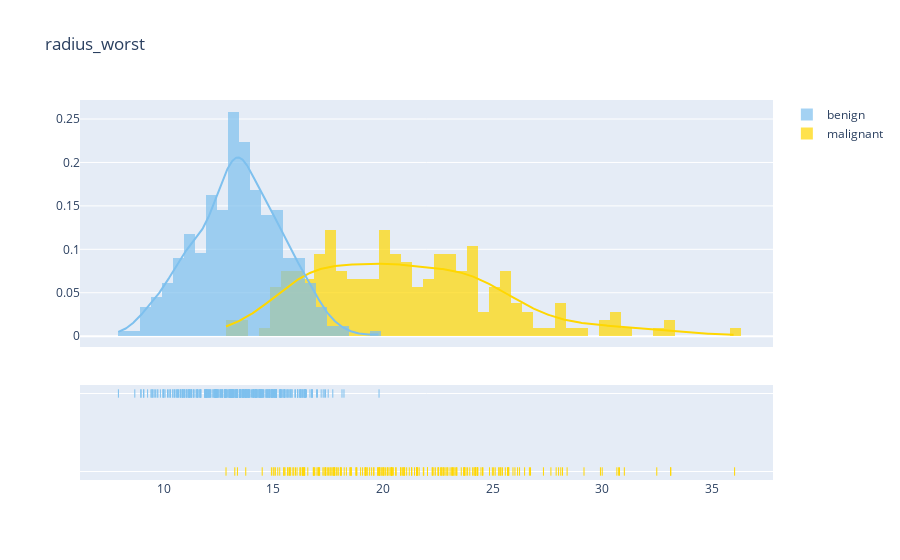
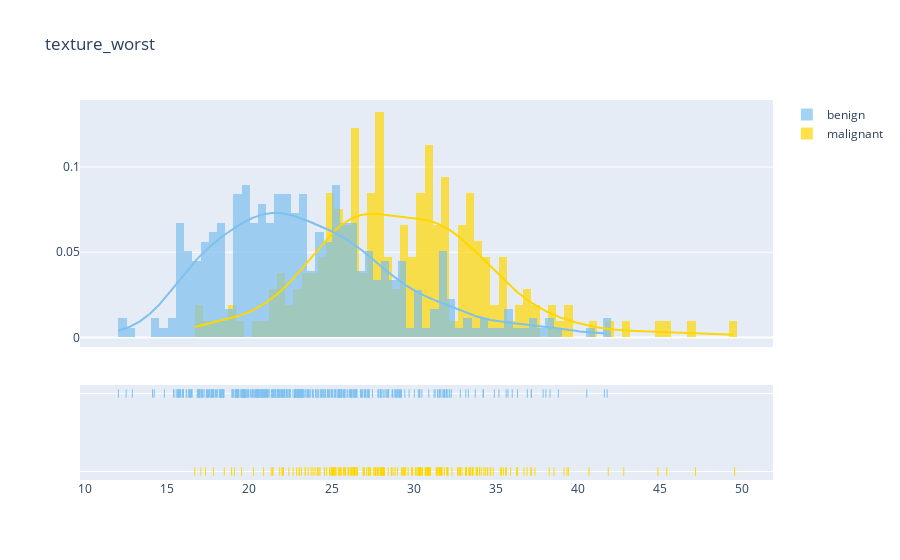
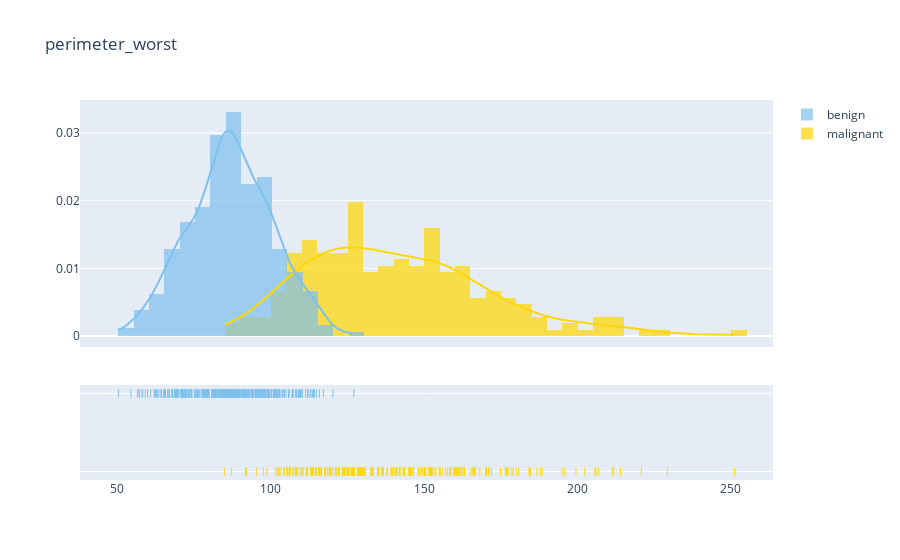

The notebook cell saved with these charts, in order:
### Code cell
plot_distribution('radius_worst', .5)
plot_distribution('texture_worst', .5)
plot_distribution('perimeter_worst', 5)
plot_distribution('area_worst', 10)

### Figure 1 — Plotly figure (JSON) as saved in the notebook; plotly's stock layout.template omitted (floating-point values rounded to 4 significant figures; data arrays with more than 128 entries replaced by an {"elided": "..."} marker saying what was removed)
{"data": [{"autobinx": false, "histnorm": "probability density", "legendgroup": "malignant", "marker": {"color": "#FFD700"}, "name": "malignant", "opacity": 0.7, "type": "histogram", "x": {"elided": "212 float values"}, "xaxis": "x", "xbins": {"end": 36.04, "size": 0.5, "start": 12.84}, "yaxis": "y"}, {"autobinx": false, "histnorm": "probability density", "legendgroup": "benign", "marker": {"color": "#7EC0EE"}, "name": "benign", "opacity": 0.7, "type": "histogram", "x": {"elided": "357 float values"}, "xaxis": "x", "xbins": {"end": 19.82, "size": 0.5, "start": 7.93}, "yaxis": "y"}, {"legendgroup": "malignant", "marker": {"color": "#FFD700"}, "mode": "lines", "name": "malignant", "showlegend": false, "type": "scatter", "x": {"elided": "500 float values"}, "xaxis": "x", "y": {"elided": "500 float values"}, "yaxis": "y"}, {"legendgroup": "benign", "marker": {"color": "#7EC0EE"}, "mode": "lines", "name": "benign", "showlegend": false, "type": "scatter", "x": {"elided": "500 float values"}, "xaxis": "x", "y": {"elided": "500 float values"}, "yaxis": "y"}, {"legendgroup": "malignant", "marker": {"color": "#FFD700", "symbol": "line-ns-open"}, "mode": "markers", "name": "malignant", "showlegend": false, "type": "scatter", "x": {"elided": "212 float values"}, "xaxis": "x", "y": {"elided": "212 str values"}, "yaxis": "y2"}, {"legendgroup": "benign", "marker": {"color": "#7EC0EE", "symbol": "line-ns-open"}, "mode": "markers", "name": "benign", "showlegend": false, "type": "scatter", "x": {"elided": "357 float values"}, "xaxis": "x", "y": {"elided": "357 str values"}, "yaxis": "y2"}], "layout": {"barmode": "overlay", "hovermode": "closest", "legend": {"traceorder": "reversed"}, "title": {"text": "radius_worst"}, "xaxis": {"anchor": "y2", "domain": [0, 1], "zeroline": false}, "yaxis": {"anchor": "free", "domain": [0.35, 1], "position": 0}, "yaxis2": {"anchor": "x", "domain": [0, 0.25], "dtick": 1, "showticklabels": false}}}

### Figure 2 — Plotly figure (JSON) as saved in the notebook; plotly's stock layout.template omitted (floating-point values rounded to 4 significant figures; data arrays with more than 128 entries replaced by an {"elided": "..."} marker saying what was removed)
{"data": [{"autobinx": false, "histnorm": "probability density", "legendgroup": "malignant", "marker": {"color": "#FFD700"}, "name": "malignant", "opacity": 0.7, "type": "histogram", "x": {"elided": "212 float values"}, "xaxis": "x", "xbins": {"end": 49.54, "size": 0.5, "start": 16.67}, "yaxis": "y"}, {"autobinx": false, "histnorm": "probability density", "legendgroup": "benign", "marker": {"color": "#7EC0EE"}, "name": "benign", "opacity": 0.7, "type": "histogram", "x": {"elided": "357 float values"}, "xaxis": "x", "xbins": {"end": 41.78, "size": 0.5, "start": 12.02}, "yaxis": "y"}, {"legendgroup": "malignant", "marker": {"color": "#FFD700"}, "mode": "lines", "name": "malignant", "showlegend": false, "type": "scatter", "x": {"elided": "500 float values"}, "xaxis": "x", "y": {"elided": "500 float values"}, "yaxis": "y"}, {"legendgroup": "benign", "marker": {"color": "#7EC0EE"}, "mode": "lines", "name": "benign", "showlegend": false, "type": "scatter", "x": {"elided": "500 float values"}, "xaxis": "x", "y": {"elided": "500 float values"}, "yaxis": "y"}, {"legendgroup": "malignant", "marker": {"color": "#FFD700", "symbol": "line-ns-open"}, "mode": "markers", "name": "malignant", "showlegend": false, "type": "scatter", "x": {"elided": "212 float values"}, "xaxis": "x", "y": {"elided": "212 str values"}, "yaxis": "y2"}, {"legendgroup": "benign", "marker": {"color": "#7EC0EE", "symbol": "line-ns-open"}, "mode": "markers", "name": "benign", "showlegend": false, "type": "scatter", "x": {"elided": "357 float values"}, "xaxis": "x", "y": {"elided": "357 str values"}, "yaxis": "y2"}], "layout": {"barmode": "overlay", "hovermode": "closest", "legend": {"traceorder": "reversed"}, "title": {"text": "texture_worst"}, "xaxis": {"anchor": "y2", "domain": [0, 1], "zeroline": false}, "yaxis": {"anchor": "free", "domain": [0.35, 1], "position": 0}, "yaxis2": {"anchor": "x", "domain": [0, 0.25], "dtick": 1, "showticklabels": false}}}

### Figure 3 — Plotly figure (JSON) as saved in the notebook; plotly's stock layout.template omitted (floating-point values rounded to 4 significant figures; data arrays with more than 128 entries replaced by an {"elided": "..."} marker saying what was removed)
{"data": [{"autobinx": false, "histnorm": "probability density", "legendgroup": "malignant", "marker": {"color": "#FFD700"}, "name": "malignant", "opacity": 0.7, "type": "histogram", "x": {"elided": "212 float values"}, "xaxis": "x", "xbins": {"end": 251.2, "size": 5, "start": 85.1}, "yaxis": "y"}, {"autobinx": false, "histnorm": "probability density", "legendgroup": "benign", "marker": {"color": "#7EC0EE"}, "name": "benign", "opacity": 0.7, "type": "histogram", "x": {"elided": "357 float values"}, "xaxis": "x", "xbins": {"end": 127.1, "size": 5, "start": 50.41}, "yaxis": "y"}, {"legendgroup": "malignant", "marker": {"color": "#FFD700"}, "mode": "lines", "name": "malignant", "showlegend": false, "type": "scatter", "x": {"elided": "500 float values"}, "xaxis": "x", "y": {"elided": "500 float values"}, "yaxis": "y"}, {"legendgroup": "benign", "marker": {"color": "#7EC0EE"}, "mode": "lines", "name": "benign", "showlegend": false, "type": "scatter", "x": {"elided": "500 float values"}, "xaxis": "x", "y": {"elided": "500 float values"}, "yaxis": "y"}, {"legendgroup": "malignant", "marker": {"color": "#FFD700", "symbol": "line-ns-open"}, "mode": "markers", "name": "malignant", "showlegend": false, "type": "scatter", "x": {"elided": "212 float values"}, "xaxis": "x", "y": {"elided": "212 str values"}, "yaxis": "y2"}, {"legendgroup": "benign", "marker": {"color": "#7EC0EE", "symbol": "line-ns-open"}, "mode": "markers", "name": "benign", "showlegend": false, "type": "scatter", "x": {"elided": "357 float values"}, "xaxis": "x", "y": {"elided": "357 str values"}, "yaxis": "y2"}], "layout": {"barmode": "overlay", "hovermode": "closest", "legend": {"traceorder": "reversed"}, "title": {"text": "perimeter_worst"}, "xaxis": {"anchor": "y2", "domain": [0, 1], "zeroline": false}, "yaxis": {"anchor": "free", "domain": [0.35, 1], "position": 0}, "yaxis2": {"anchor": "x", "domain": [0, 0.25], "dtick": 1, "showticklabels": false}}}
